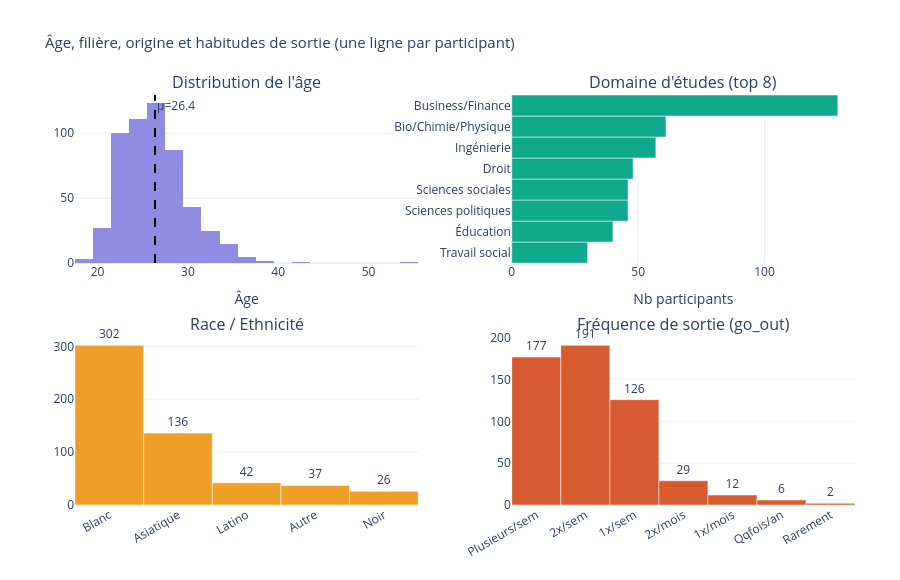

Notebook code for this chart:
### Code cell
# =============================================================================
# DÉMOGRAPHIE
# =============================================================================
print("\n" + "─" * 65)
print("DÉMOGRAPHIE")
print("─" * 65)
 
# Participants uniques seulement
df_part = df.drop_duplicates("iid").copy()
 
print(f"\nParticipants uniques : {len(df_part)}")
print(f"Âge moyen : {df_part['age'].mean():.1f} ans  |  Médiane : {df_part['age'].median():.0f} ans")
print(f"Domaine #1 : Business/Finance ({(df_part['field_cd']==8).sum()} participants)")
print(f"Race majoritaire : Blanc ({(df_part['race']==2).sum()} participants)")
print(f"Go_out 1-2x/sem : {((df_part['go_out']<=2)).sum()} participants ({((df_part['go_out']<=2)).mean()*100:.0f}%)")
 
fig_u5 = make_subplots(
    rows=2, cols=2,
    subplot_titles=[
        "Distribution de l'âge",
        "Domaine d'études (top 8)",
        "Race / Ethnicité",
        "Fréquence de sortie (go_out)"
    ],
    vertical_spacing=0.18, horizontal_spacing=0.12,
)
 
# Âge
fig_u5.add_trace(go.Histogram(
    x=df_part["age"], nbinsx=25,
    marker_color=C["purple"], opacity=0.85, showlegend=False,
), row=1, col=1)
fig_u5.add_vline(x=df_part["age"].mean(), line_dash="dash", line_color="black",
    annotation_text=f"μ={df_part['age'].mean():.1f}", row=1, col=1)
 
# Domaine (top 8)
field_cnt = df_part["field_cd"].value_counts().head(8).reset_index()
field_cnt.columns = ["code","count"]
field_cnt["label"] = field_cnt["code"].map(FIELD_MAP).fillna("Autre")
field_cnt = field_cnt.sort_values("count", ascending=True)
fig_u5.add_trace(go.Bar(
    y=field_cnt["label"], x=field_cnt["count"],
    orientation="h", marker_color=C["teal"],
    showlegend=False,
), row=1, col=2)
 
# Race
race_cnt = df_part["race"].value_counts().reset_index()
race_cnt.columns = ["code","count"]
race_cnt["label"] = race_cnt["code"].map(RACE_MAP).fillna("Autre")
fig_u5.add_trace(go.Bar(
    x=race_cnt["label"], y=race_cnt["count"],
    marker_color=C["amber"], showlegend=False,
    text=race_cnt["count"], textposition="outside", cliponaxis=False,
), row=2, col=1)
 
# Go_out
goout_cnt = df_part["go_out"].value_counts().sort_index().reset_index()
goout_cnt.columns = ["code","count"]
goout_cnt["label"] = goout_cnt["code"].map(GOOUT_MAP).fillna("?")
fig_u5.add_trace(go.Bar(
    x=goout_cnt["label"], y=goout_cnt["count"],
    marker_color=C["coral"], showlegend=False,
    text=goout_cnt["count"], textposition="outside", cliponaxis=False,
), row=2, col=2)
 
fig_u5.update_layout(
    title="Âge, filière, origine et habitudes de sortie (une ligne par participant)",
    height=580, plot_bgcolor="white", title_font_size=15,
    margin=dict(t=95, b=75, l=75, r=45),
)
fig_u5.update_xaxes(title_text="Âge", row=1, col=1)
fig_u5.update_xaxes(title_text="Nb participants", row=1, col=2)
fig_u5.update_xaxes(tickangle=-30, row=2, col=1)
fig_u5.update_xaxes(tickangle=-30, row=2, col=2)
fig_u5.show()

### Figure 1 — Plotly figure (JSON) as saved in the notebook; plotly's stock layout.template omitted (floating-point values rounded to 4 significant figures; data arrays with more than 128 entries replaced by an {"elided": "..."} marker saying what was removed)
{"data": [{"marker": {"color": "#7F77DD"}, "nbinsx": 25, "opacity": 0.85, "showlegend": false, "type": "histogram", "x": {"elided": "543 float values"}, "xaxis": "x", "yaxis": "y"}, {"marker": {"color": "#0FA98E"}, "orientation": "h", "showlegend": false, "type": "bar", "x": [30, 40, 46, 46, 48, 57, 61, 129], "xaxis": "x2", "y": ["Travail social", "Éducation", "Sciences politiques", "Sciences sociales", "Droit", "Ingénierie", "Bio/Chimie/Physique", "Business/Finance"], "yaxis": "y2"}, {"cliponaxis": false, "marker": {"color": "#EF9F27"}, "showlegend": false, "text": [302.0, 136.0, 42.0, 37.0, 26.0], "textposition": "outside", "type": "bar", "x": ["Blanc", "Asiatique", "Latino", "Autre", "Noir"], "xaxis": "x3", "y": [302, 136, 42, 37, 26], "yaxis": "y3"}, {"cliponaxis": false, "marker": {"color": "#D85A30"}, "showlegend": false, "text": [177.0, 191.0, 126.0, 29.0, 12.0, 6.0, 2.0], "textposition": "outside", "type": "bar", "x": ["Plusieurs/sem", "2x/sem", "1x/sem", "2x/mois", "1x/mois", "Qqfois/an", "Rarement"], "xaxis": "x4", "y": [177, 191, 126, 29, 12, 6, 2], "yaxis": "y4"}], "layout": {"annotations": [{"font": {"size": 16}, "showarrow": false, "text": "Distribution de l'âge", "x": 0.22, "xanchor": "center", "xref": "paper", "y": 1, "yanchor": "bottom", "yref": "paper"}, {"font": {"size": 16}, "showarrow": false, "text": "Domaine d'études (top 8)", "x": 0.78, "xanchor": "center", "xref": "paper", "y": 1, "yanchor": "bottom", "yref": "paper"}, {"font": {"size": 16}, "showarrow": false, "text": "Race / Ethnicité", "x": 0.22, "xanchor": "center", "xref": "paper", "y": 0.41, "yanchor": "bottom", "yref": "paper"}, {"font": {"size": 16}, "showarrow": false, "text": "Fréquence de sortie (go_out)", "x": 0.78, "xanchor": "center", "xref": "paper", "y": 0.41, "yanchor": "bottom", "yref": "paper"}, {"showarrow": false, "text": "μ=26.4", "x": 26.36, "xanchor": "left", "xref": "x", "y": 1, "yanchor": "top", "yref": "y domain"}], "height": 580, "margin": {"b": 75, "l": 75, "r": 45, "t": 95}, "plot_bgcolor": "white", "shapes": [{"line": {"color": "black", "dash": "dash"}, "type": "line", "x0": 26.36, "x1": 26.36, "xref": "x", "y0": 0, "y1": 1, "yref": "y domain"}], "title": {"font": {"size": 15}, "text": "Âge, filière, origine et habitudes de sortie (une ligne par participant)"}, "xaxis": {"anchor": "y", "domain": [0, 0.44], "title": {"text": "Âge"}}, "xaxis2": {"anchor": "y2", "domain": [0.56, 1], "title": {"text": "Nb participants"}}, "xaxis3": {"anchor": "y3", "domain": [0, 0.44], "tickangle": -30}, "xaxis4": {"anchor": "y4", "domain": [0.56, 1], "tickangle": -30}, "yaxis": {"anchor": "x", "domain": [0.59, 1]}, "yaxis2": {"anchor": "x2", "domain": [0.59, 1]}, "yaxis3": {"anchor": "x3", "domain": [0, 0.41]}, "yaxis4": {"anchor": "x4", "domain": [0, 0.41]}}}
